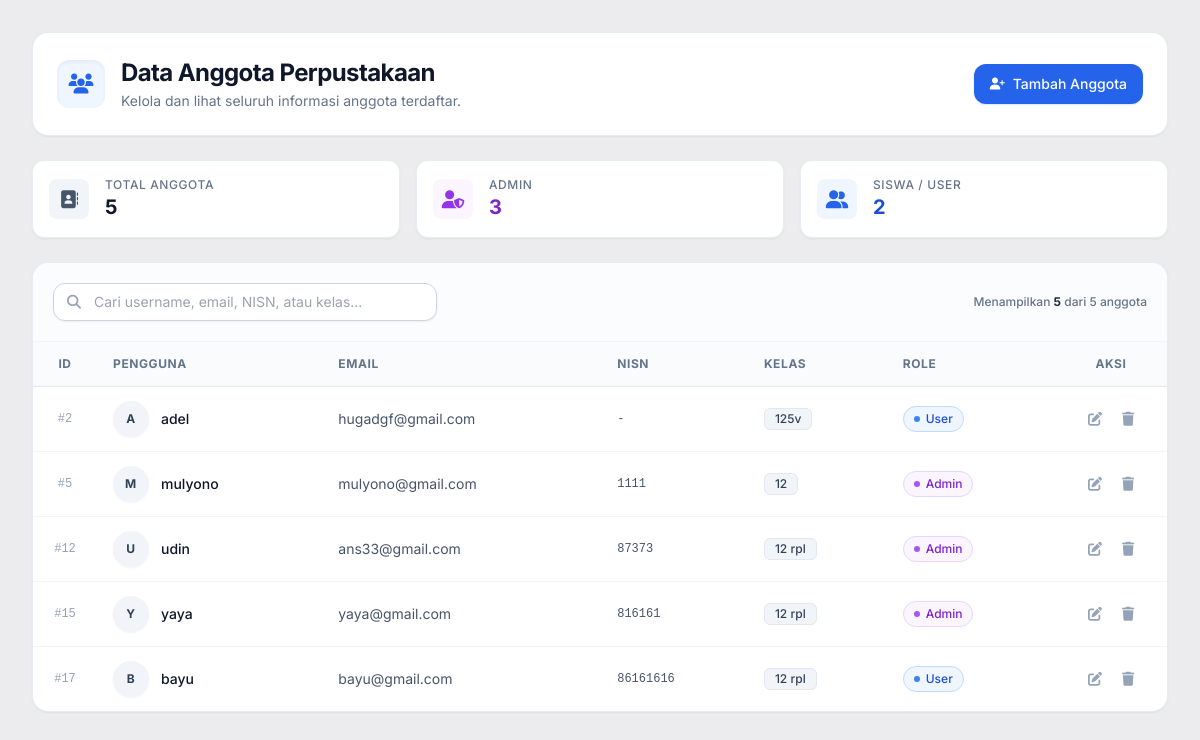
The page /view/view_admin/data_anggota.php (signed in) on the database as committed earlier.
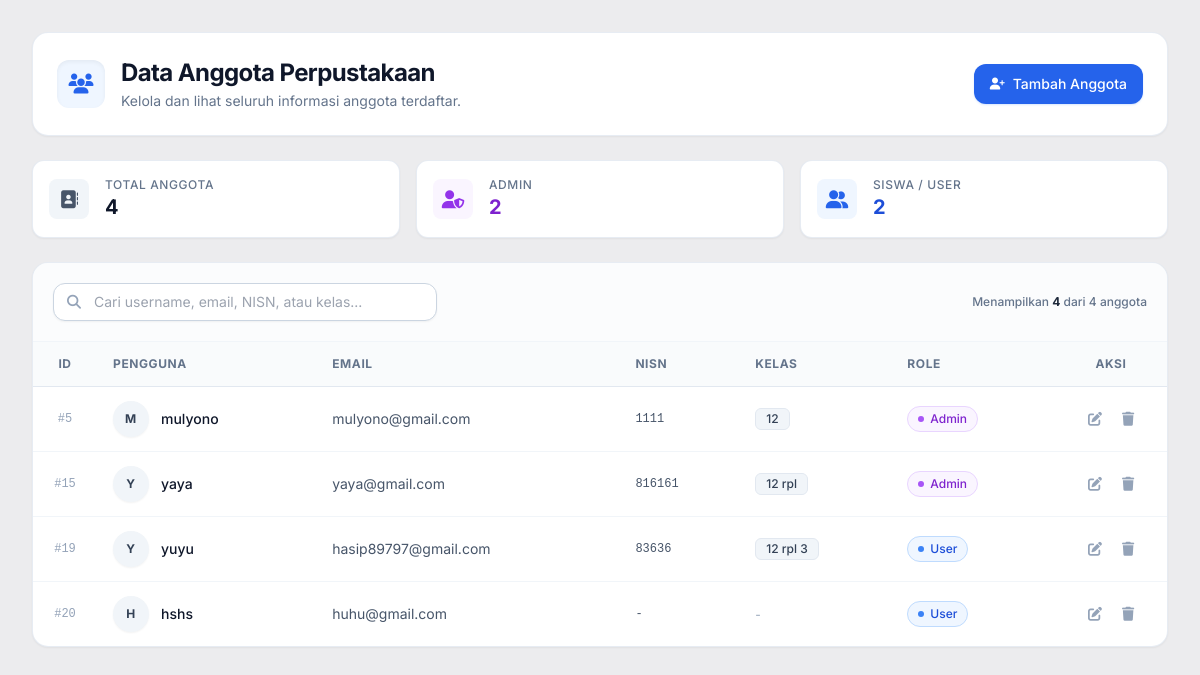
The same page on the database as committed later.
### tables this page shows
CREATE TABLE `anggota` (
  `id_anggota` int(11) NOT NULL,
  `username` varchar(50) NOT NULL,
  `password` varchar(255) NOT NULL,
  `email` varchar(50) NOT NULL,
  `nisn` int(9) NOT NULL,
  `kelas` varchar(10) NOT NULL,
  `role` enum('admin','user') NOT NULL
);

### view/view_admin/data_anggota.php (the view, shortened to what this page needs)
<?php
require_once '../../models/m_koneksi.php';
$db = isset($conn) ? $conn : (isset($koneksi) ? $koneksi : null);
$sql = "SELECT id_anggota, username, email, nisn, kelas, role FROM anggota ORDER BY id_anggota ASC";
$result = $db->query($sql);
$total_anggota = 0;
$total_admin = 0;
$total_user = 0;
$rows = [];
if ($result && $result->num_rows > 0) {
    while ($r = $result->fetch_assoc()) {
        $rows[] = $r;
        $total_anggota++;
        if (strtolower($r['role']) === 'admin') {
            $total_admin++;
        } else {
            $total_user++;
        }
    }
}
?>
<!DOCTYPE html>
<html lang="id">
<head>
    <script src="https://cdn.tailwindcss.com"></script>
    <link rel="stylesheet" href="https://cdnjs.cloudflare.com/ajax/libs/font-awesome/6.4.0/css/all.min.css">
</head>
<body class="min-h-screen w-screen overflow-x-hidden bg-[#ECECEE]">
    <main class="w-full h-full p-4 sm:p-6 lg:p-8">
        <div class="max-w-7xl mx-auto space-y-6">
            <div class="flex flex-col sm:flex-row sm:items-center sm:justify-between gap-4 bg-white p-6 rounded-2xl shadow-sm border border-slate-200/80">
                <div class="flex items-center gap-4">
                    <div class="w-12 h-12 rounded-xl bg-blue-50 text-blue-600 flex items-center justify-center text-xl shadow-inner">
                        <i class="fa-solid fa-users"></i>
                    </div>
                    <div>
                        <h1 class="text-xl sm:text-2xl font-bold text-slate-900 tracking-tight">Data Anggota Perpustakaan</h1>
                        <p class="text-sm text-slate-500 mt-0.5">Kelola dan lihat seluruh informasi anggota terdaftar.</p>
                    </div>
                </div>
                <div>
                    <a href="tambah_anggota.php" class="inline-flex items-center justify-center gap-2 bg-blue-600 hover:bg-blue-700 active:bg-blue-800 text-white font-medium px-4 py-2.5 rounded-xl text-sm transition-all shadow-sm hover:shadow shadow-blue-500/20">
                        <i class="fa-solid fa-user-plus text-xs"></i>
                        <span>Tambah Anggota</span>
                    </a>
                </div>
            </div>
            <div class="grid grid-cols-1 sm:grid-cols-3 gap-4">
                <div class="bg-white p-4 rounded-xl border border-slate-200/80 shadow-sm flex items-center gap-4">
                    <div class="w-10 h-10 rounded-lg bg-slate-100 text-slate-600 flex items-center justify-center text-lg">
                        <i class="fa-solid fa-address-book"></i>
                    </div>
                    <div>
                        <p class="text-xs font-medium text-slate-500 uppercase tracking-wider">Total Anggota</p>
                        <p class="text-xl font-bold text-slate-900"><?= $total_anggota ?></p>
                    </div>
                </div>
                <div class="bg-white p-4 rounded-xl border border-slate-200/80 shadow-sm flex items-center gap-4">
                    <div class="w-10 h-10 rounded-lg bg-purple-50 text-purple-600 flex items-center justify-center text-lg">
                        <i class="fa-solid fa-user-shield"></i>
                    </div>
                    <div>
                        <p class="text-xs font-medium text-slate-500 uppercase tracking-wider">Admin</p>
                        <p class="text-xl font-bold text-purple-700"><?= $total_admin ?></p>
                    </div>
                </div>
                <div class="bg-white p-4 rounded-xl border border-slate-200/80 shadow-sm flex items-center gap-4">
                    <div class="w-10 h-10 rounded-lg bg-blue-50 text-blue-600 flex items-center justify-center text-lg">
                        <i class="fa-solid fa-user-group"></i>
                    </div>
                    <div>
                        <p class="text-xs font-medium text-slate-500 uppercase tracking-wider">Siswa / User</p>
                        <p class="text-xl font-bold text-blue-700"><?= $total_user ?></p>
                    </div>
                </div>
            </div>
            <div class="bg-white rounded-2xl shadow-sm border border-slate-200/80 overflow-hidden">
                <div class="p-4 sm:p-5 border-b border-slate-100 bg-slate-50/50 flex flex-col sm:flex-row justify-between items-center gap-4">
                    <div class="relative w-full sm:w-96">
                        <i class="fa-solid fa-magnifying-glass absolute left-3.5 top-1/2 -translate-y-1/2 text-slate-400 text-sm"></i>
                        <input type="text" id="searchInput" onkeyup="searchTable()" placeholder="Cari username, email, NISN, atau kelas..."
                               class="w-full pl-10 pr-4 py-2 border rounded-xl text-sm focus:outline-none focus:ring-2 focus:ring-blue-500 focus:border-transparent border-slate-300 bg-white transition shadow-sm">
                    </div>
                    <div class="text-xs text-slate-500 font-medium">
                        Menampilkan <span id="visibleCount" class="font-bold text-slate-800"><?= count($rows) ?></span> dari <?= count($rows) ?> anggota
                    </div>
                </div>
                <div class="overflow-x-auto">
                    <table class="w-full text-left border-collapse" id="anggotaTable">
                        <thead>
                            <tr class="bg-slate-50/80 border-b border-slate-200 text-xs font-semibold text-slate-500 uppercase tracking-wider">
                                <th class="py-3.5 px-4 text-center w-16">ID</th>
                                <th class="py-3.5 px-4">Pengguna</th>
                                <th class="py-3.5 px-4">Email</th>
                                <th class="py-3.5 px-4">NISN</th>
                                <th class="py-3.5 px-4">Kelas</th>
                                <th class="py-3.5 px-4">Role</th>
                                <th class="py-3.5 px-4 text-center w-28">Aksi</th>
                            </tr>
                        </thead>
                        <tbody class="divide-y divide-slate-100 text-sm">
                            <?php if (count($rows) > 0): ?>
                                <?php foreach ($rows as $row): ?>
                                    <tr class="hover:bg-slate-50/80 transition-colors group">
                                        <td class="py-3.5 px-4 text-center font-mono text-xs text-slate-400 font-medium">
                                            #<?= htmlspecialchars($row['id_anggota']) ?>
                                        </td>
                                        <td class="py-3.5 px-4">
                                            <div class="flex items-center gap-3">
                                                <div class="w-9 h-9 rounded-full bg-slate-100 text-slate-700 group-hover:bg-blue-600 group-hover:text-white flex items-center justify-center font-bold text-xs tracking-wider transition-colors shadow-sm">
                                                    <?= strtoupper(substr($row['username'], 0, 1)) ?>
                                                </div>
                                                <span class="font-medium text-slate-900">
                                                    <?= htmlspecialchars($row['username']) ?>
                                                </span>
                                            </div>
                                        </td>
                                        <td class="py-3.5 px-4 text-slate-600">
                                            <?= htmlspecialchars($row['email'] ?: '-') ?>
                                        </td>
                                        <td class="py-3.5 px-4 font-mono text-xs text-slate-600">
                                            <?= htmlspecialchars($row['nisn'] ?: '-') ?>
                                        </td>
                                        <td class="py-3.5 px-4">
                                            <?php if ($row['kelas']): ?>
                                                <span class="inline-flex items-center px-2.5 py-0.5 rounded-md text-xs font-medium bg-slate-100 text-slate-700 border border-slate-200">
                                                    <?= htmlspecialchars($row['kelas']) ?>
                                                </span>
                                            <?php else: ?>
                                                <span class="text-slate-400 text-xs">-</span>
                                            <?php endif; ?>
                                        </td>
                                        <td class="py-3.5 px-4">
                                            <?php if (strtolower($row['role']) === 'admin'): ?>
                                                <span class="inline-flex items-center gap-1.5 px-2.5 py-1 rounded-full text-xs font-medium bg-purple-50 text-purple-700 border border-purple-200">
                                                    <span class="w-1.5 h-1.5 rounded-full bg-purple-500"></span> Admin
                                                </span>
                                            <?php else: ?>
                                                <span class="inline-flex items-center gap-1.5 px-2.5 py-1 rounded-full text-xs font-medium bg-blue-50 text-blue-700 border border-blue-200">
                                                    <span class="w-1.5 h-1.5 rounded-full bg-blue-500"></span> User
                                                </span>
                                            <?php endif; ?>
                                        </td>
                                        <td class="py-3.5 px-4 text-center">
                                            <div class="flex items-center justify-center gap-1">
                                                <a href="edit_anggota.php?id=<?= $row['id_anggota'] ?>"
                                                   title="Edit Data"
                                                   class="p-2 text-slate-400 hover:text-blue-600 hover:bg-blue-50 rounded-lg transition-all">
                                                    <i class="fa-solid fa-pen-to-square"></i>
                                                </a>
                                                <a href="../../controller/c_hapus_anggota.php?id=<?= $row['id_anggota'] ?>"
                                                   title="Hapus Data"
                                                   onclick="return confirm('Apakah Anda yakin ingin menghapus anggota <?= htmlspecialchars($row['username']) ?>?');"
                                                   class="p-2 text-slate-400 hover:text-red-600 hover:bg-red-50 rounded-lg transition-all">
                                                    <i class="fa-solid fa-trash"></i>
                                                </a>
                                            </div>
                                        </td>
                                    </tr>
                                <?php endforeach; ?>
                            <?php endif; ?>
                        </tbody>
                    </table>
                </div>
            </div>
        </div>
    </main>
</body>
</html>

### view/view_admin/data_anggota.php (style rules this page uses)
body { font-family: 'Inter', sans-serif; background-color: #ECECEE; }

Rows that differ between the two databases and show on the page:
removed anggota: id_anggota "2", username "A", username "adel", email "hugadgf@gmail.com", nisn "-", kelas "125v", role "user" (drawn)
removed anggota: id_anggota "12", username "U", username "udin", email "ans33@gmail.com", nisn "87373", kelas "12 rpl", role "admin" (drawn)
removed anggota: id_anggota "17", username "B", username "bayu", email "bayu@gmail.com", nisn "86161616", kelas "12 rpl", role "user" (drawn)
added anggota: id_anggota "19", username "Y", username "yuyu", email "hasip89797@gmail.com", nisn "83636", kelas "12 rpl 3", role "user" (drawn)
added anggota: id_anggota "20", username "H", username "hshs", email "huhu@gmail.com", nisn "-", role "user" (drawn)
Other text that changed with them:
$total_anggota: "5" → "4"
$total_admin: "3" → "2"
count($rows): "5" → "4"
